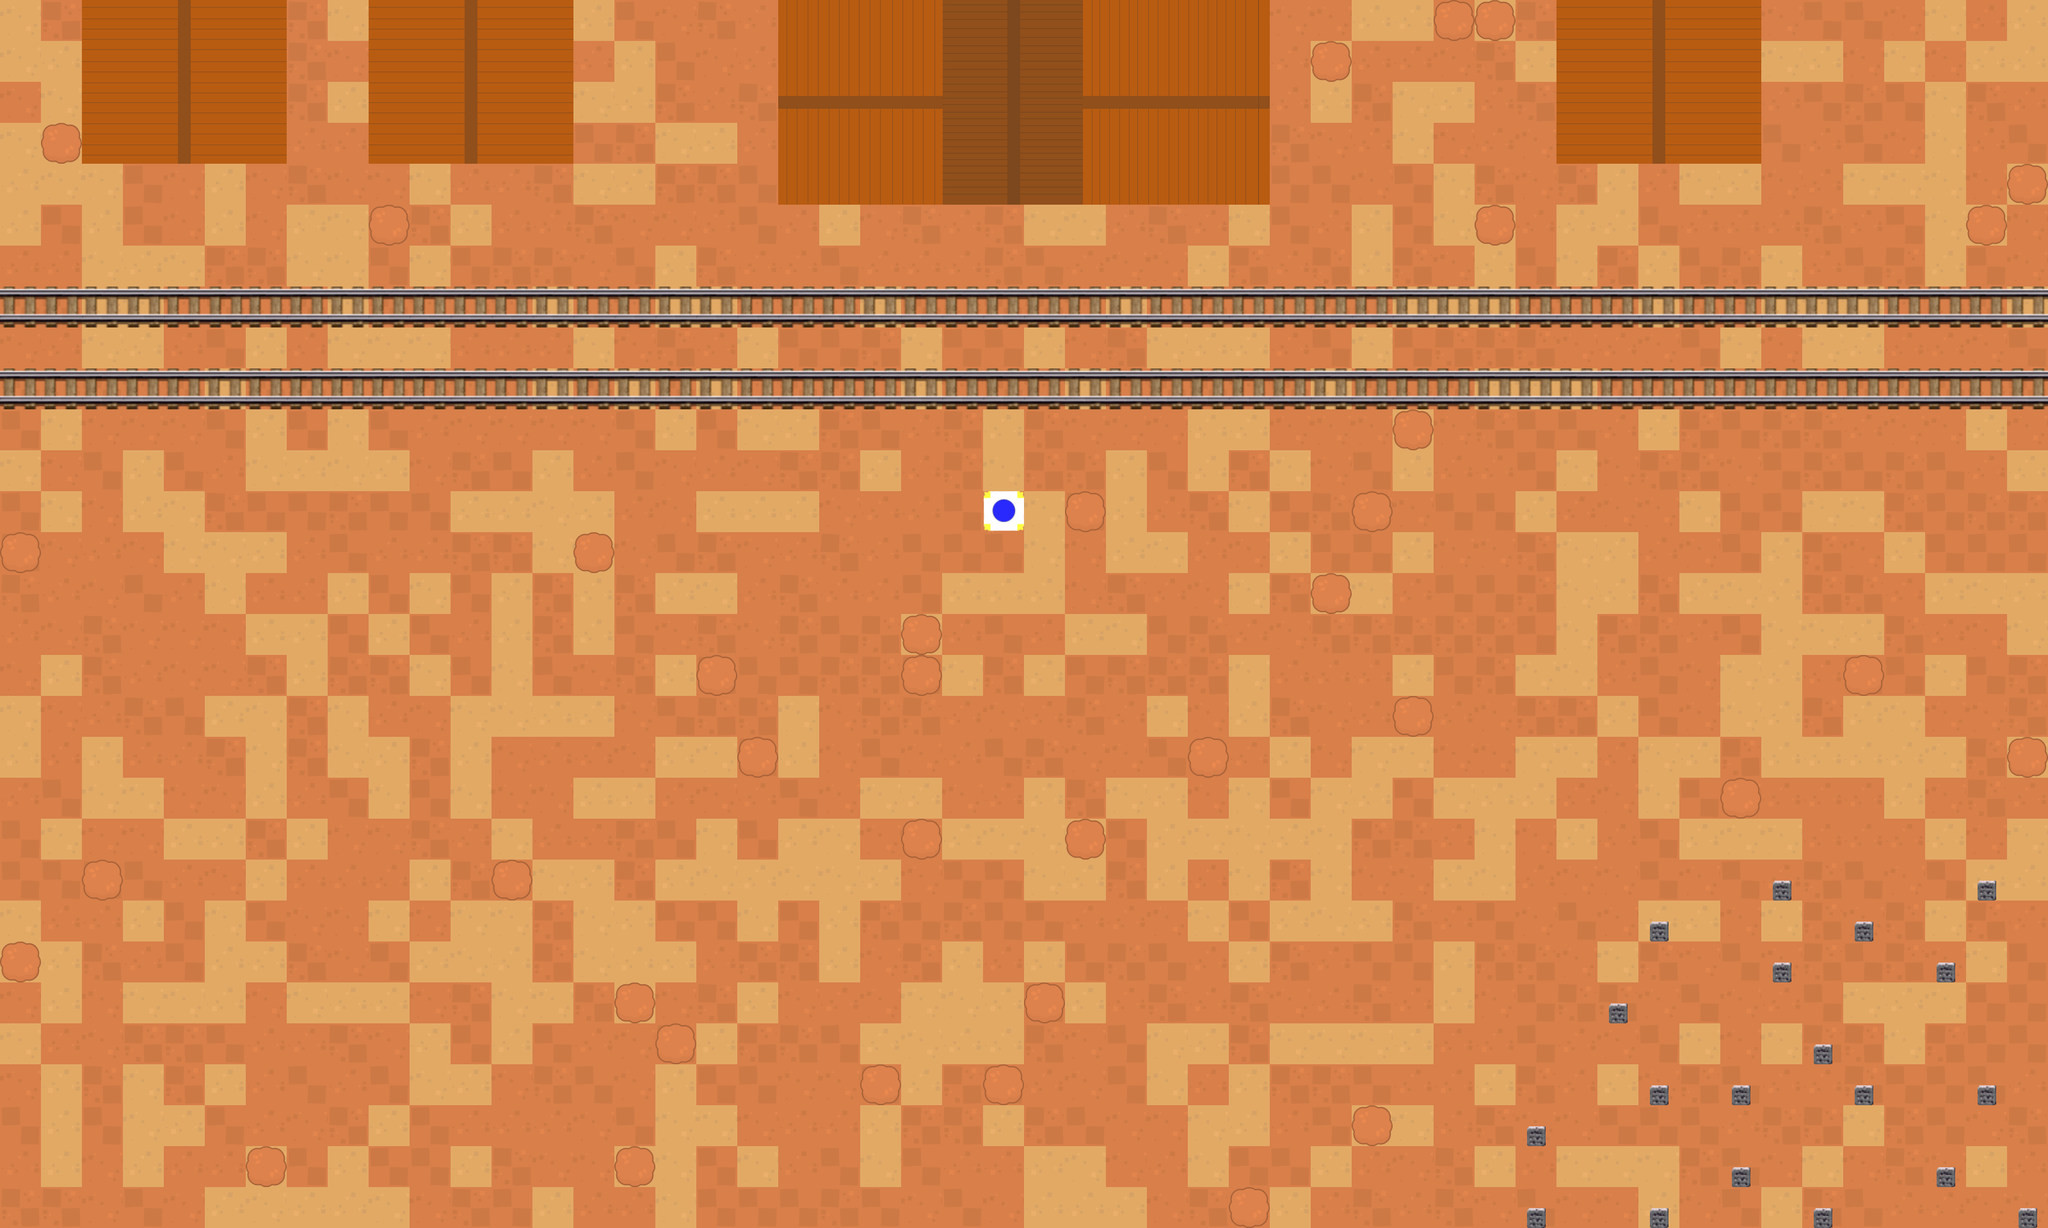

Rendered tile map (Tiled .tmx) drawn with the repository's tilesets; below, a short description and the map source with its tile grids summarised:
An orthogonal 50x30 tile map with 64x64 px tiles, 2 tile layers (Слой тайлов 1, Слой тайлов 2), 5 tilesets and 65 objects (61x wall, 3x mob, player).

<map version="1.5" tiledversion="1.5.0" orientation="orthogonal" renderorder="right-down" width="50" height="30" tilewidth="64" tileheight="64" infinite="0" nextlayerid="5" nextobjectid="66">
 <tileset firstgid="1" source="Дорога.tsx" />
 <tileset firstgid="3" source="могила.tsx" />
 <tileset firstgid="4" source="машина.tsx" />
 <tileset firstgid="5" source="spritesheet_tiles6.tsx" />
 <tileset firstgid="545" source="Дом.tsx" />
 <layer id="1" name="Слой тайлов 1" width="50" height="30">
  <data>[1500 cells, 1500 non-empty, 6 distinct tile ids]</data>
 </layer>
 <layer id="3" name="Слой тайлов 2" width="50" height="30">
  <data>[1500 cells, 500 non-empty, 71 distinct tile ids]</data>
 </layer>
 <objectgroup id="4" name="Слой объектов 1">
  <object id="1" name="wall" x="3154.67" y="1889.33" width="25.3333" height="29.3333" />
  <object id="2" name="wall" x="2687.33" y="1219" width="60" height="58">
   <ellipse />
  </object>
  <object id="3" name="wall" x="2114" y="1729.67" width="60" height="58">
   <ellipse />
  </object>
  <object id="4" name="wall" x="2708.67" y="1826.67" width="25.3333" height="29.3333" />
  <object id="5" name="wall" x="2834" y="1886.67" width="25.3333" height="29.3333" />
  <object id="6" name="wall" x="3027.33" y="1825.33" width="25.3333" height="29.3333" />
  <object id="7" name="wall" x="3091.33" y="1700" width="25.3333" height="29.3333" />
  <object id="8" name="wall" x="2899.33" y="1698.67" width="25.3333" height="29.3333" />
  <object id="9" name="wall" x="2836.67" y="1634.67" width="25.3333" height="29.3333" />
  <object id="10" name="wall" x="2706" y="1696" width="25.3333" height="29.3333" />
  <object id="11" name="wall" x="2578" y="1698.67" width="25.3333" height="29.3333" />
  <object id="12" name="wall" x="2578" y="1890.67" width="25.3333" height="29.3333" />
  <object id="13" name="wall" x="2386" y="1890.67" width="25.3333" height="29.3333" />
  <object id="14" name="wall" x="2388.67" y="1761.33" width="25.3333" height="29.3333" />
  <object id="15" name="wall" x="2515.33" y="1569.33" width="25.3333" height="29.3333" />
  <object id="16" name="wall" x="2580.67" y="1442.67" width="25.3333" height="29.3333" />
  <object id="17" name="wall" x="2772.67" y="1508" width="25.3333" height="29.3333" />
  <object id="18" name="wall" x="2771.33" y="1378.67" width="25.3333" height="29.3333" />
  <object id="19" name="wall" x="2900.67" y="1441.33" width="25.3333" height="29.3333" />
  <object id="20" name="wall" x="3027.33" y="1506.67" width="25.3333" height="29.3333" />
  <object id="21" name="wall" x="3090" y="1380" width="25.3333" height="29.3333" />
  <object id="22" name="wall" x="1924" y="1857" width="60" height="58">
   <ellipse />
  </object>
  <object id="23" name="wall" x="1540" y="1667" width="60" height="58">
   <ellipse />
  </object>
  <object id="24" name="wall" x="1604" y="1535" width="60" height="58">
   <ellipse />
  </object>
  <object id="25" name="wall" x="1666" y="1281" width="60" height="58">
   <ellipse />
  </object>
  <object id="26" name="wall" x="1858" y="1155" width="60" height="58">
   <ellipse />
  </object>
  <object id="27" name="wall" x="2176" y="1087" width="60" height="58">
   <ellipse />
  </object>
  <object id="28" name="wall" x="2048" y="899" width="60" height="58">
   <ellipse />
  </object>
  <object id="29" name="wall" x="2112" y="768" width="60" height="58">
   <ellipse />
  </object>
  <object id="30" name="wall" x="1666" y="773" width="60" height="58">
   <ellipse />
  </object>
  <object id="31" name="wall" x="2878" y="1025" width="60" height="58">
   <ellipse />
  </object>
  <object id="32" name="wall" x="3134" y="1153" width="60" height="58">
   <ellipse />
  </object>
  <object id="33" name="wall" x="1342" y="1669" width="60" height="58">
   <ellipse />
  </object>
  <object id="34" name="wall" x="962" y="1795" width="60" height="58">
   <ellipse />
  </object>
  <object id="35" name="wall" x="1028" y="1603" width="60" height="58">
   <ellipse />
  </object>
  <object id="36" name="wall" x="962" y="1539" width="60" height="58">
   <ellipse />
  </object>
  <object id="37" name="wall" x="1412" y="1281" width="60" height="58">
   <ellipse />
  </object>
  <object id="38" name="wall" x="1412" y="1023" width="60" height="58">
   <ellipse />
  </object>
  <object id="39" name="wall" x="1408" y="957" width="60" height="58">
   <ellipse />
  </object>
  <object id="40" name="wall" x="1156" y="1153" width="60" height="58">
   <ellipse />
  </object>
  <object id="41" name="wall" x="1088" y="1023" width="60" height="58">
   <ellipse />
  </object>
  <object id="42" name="wall" x="900" y="831" width="60" height="58">
   <ellipse />
  </object>
  <object id="43" name="wall" x="640" y="835" width="60" height="58">
   <ellipse />
  </object>
  <object id="44" name="wall" x="2" y="829" width="60" height="58">
   <ellipse />
  </object>
  <object id="45" name="wall" x="128" y="1345" width="60" height="58">
   <ellipse />
  </object>
  <object id="46" name="wall" x="2" y="1473" width="60" height="58">
   <ellipse />
  </object>
  <object id="47" name="wall" x="384" y="1793" width="60" height="58">
   <ellipse />
  </object>
  <object id="48" name="wall" x="770" y="1347" width="60" height="58">
   <ellipse />
  </object>
  <object id="49" name="wall" x="70" y="193" width="60" height="58">
   <ellipse />
  </object>
  <object id="50" name="wall" x="578" y="321" width="60" height="58">
   <ellipse />
  </object>
  <object id="51" name="wall" x="2306" y="5" width="60" height="58">
   <ellipse />
  </object>
  <object id="52" name="wall" x="2238" y="1" width="60" height="58">
   <ellipse />
  </object>
  <object id="53" name="wall" x="2050" y="63" width="60" height="58">
   <ellipse />
  </object>
  <object id="54" name="wall" x="2306" y="321" width="60" height="58">
   <ellipse />
  </object>
  <object id="55" name="wall" x="3072" y="319" width="60" height="58">
   <ellipse />
  </object>
  <object id="56" name="wall" x="3134" y="253" width="60" height="58">
   <ellipse />
  </object>
  <object id="57" name="wall" x="2178" y="643" width="60" height="58">
   <ellipse />
  </object>
  <object id="58" name="wall" x="2428" y="2" width="322" height="254" />
  <object id="59" name="wall" x="577" y="1" width="322" height="254" />
  <object id="60" name="wall" x="127" y="-1" width="322" height="254" />
  <object id="61" name="wall" x="1212" y="0" width="770" height="318" />
  <object id="62" name="player" x="1538.87" y="767.025" width="59.1772" height="63.1772" />
  <object id="63" name="mob" x="281.989" y="339.932" width="27.0401" height="30.9029" />
  <object id="64" name="mob" x="774.505" y="312.892" width="27.0401" height="30.9029" />
  <object id="65" name="mob" x="2586.19" y="328.344" width="27.0401" height="30.9029" />
 </objectgroup>
</map>
